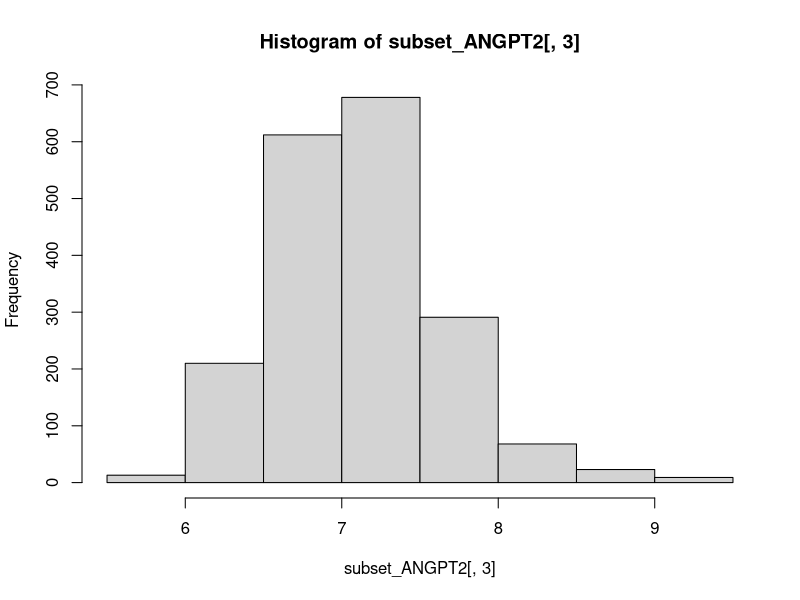
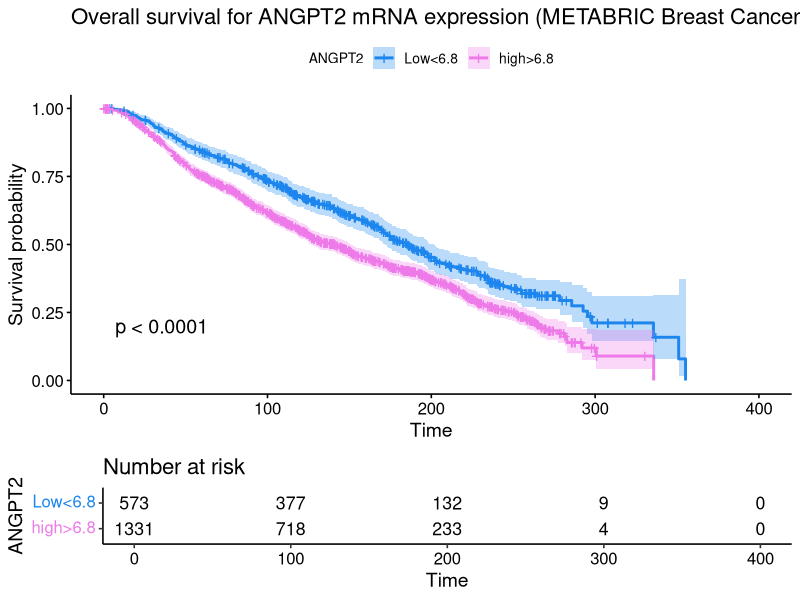

The R source for these figures, in order:
# Load libraries
library(survival)
library(survminer)
library(plyr)
library(tibble)
library(forcats)

# Pull data from cbioportal
ANGPT2_AMP <- read.delim(file = "ANGPT2/ANGPT2_alterations_across_samples.tsv")# 0=living 1=deceased
ANGPT2_META_METABRIC <- read.delim(file = "brca_metabric_clinical_data.tsv")# 0=living 1=deceased
  ANGPT2_MICROARRAY_METABRIC <- read.delim(file = "ANGPT2/ANGPT2_mRNA expression (microarray).txt")
# Merge data
names(ANGPT2_MICROARRAY_METABRIC)[names(ANGPT2_MICROARRAY_METABRIC)=="SAMPLE_ID"] <- "Sample.ID"
colnames(ANGPT2_MICROARRAY_METABRIC)
colnames(ANGPT2_AMP)

names(ANGPT2_MICROARRAY_METABRIC)[names(ANGPT2_MICROARRAY_METABRIC)=="STUDY_ID"] <- "Study.ID"
MERGE_ANGPT2 <- merge(ANGPT2_AMP, ANGPT2_MICROARRAY_METABRIC, by = "Sample.ID")
colnames(MERGE_ANGPT2)
colnames(ANGPT2_META_METABRIC)
MERGE_ANGPT2_2 <- merge(MERGE_ANGPT2, ANGPT2_META_METABRIC, by = "Patient.ID")
colnames(MERGE_ANGPT2_2)
head(MERGE_ANGPT2_2)
MERGE_ANGPT2_2$Overall.Survival.Status <- gsub(":.*","", MERGE_ANGPT2_2$Overall.Survival.Status) # remove everything after :
# Subset merged data
colnames(MERGE_ANGPT2_2)
head(MERGE_ANGPT2_2)
subset_ANGPT2 <- MERGE_ANGPT2_2[c(1,4,13,38:39)] # ANGPT2.y is expression
colnames(subset_ANGPT2)

# Change sructure
str(subset_ANGPT2)
subset_ANGPT2$Overall.Survival.Status <- as.numeric(as.character(subset_ANGPT2$Overall.Survival.Status))
str(subset_ANGPT2)
subset_ANGPT2$Altered <- as.factor(as.integer(subset_ANGPT2$Altered))


colnames(subset_ANGPT2)
# Add col classifying AKR1C3 exp as +/-
#visualize expression data distribution
colnames(subset_ANGPT2)
hist(subset_ANGPT2[,3])

subset_ANGPT2$ANGPT2.y_HL <- ifelse(subset_ANGPT2$ANGPT2.y <= 6.8, 'Negative',
                                      ifelse(subset_ANGPT2$ANGPT2.y >=6.8 & subset_ANGPT2$ANGPT2.y <=13, 'Positive',
                                             ifelse(subset_ANGPT2$ANGPT2.y >=13, 'High', 'something else')
                                      ))
# Change sructure of new col
str(subset_ANGPT2)
subset_ANGPT2$ANGPT2.y_HL <- as.factor(as.character(subset_ANGPT2$ANGPT2.y_HL))
str(subset_ANGPT2)
coxph(formula = Surv(Overall.Survival..Months., Overall.Survival.Status) ~ ANGPT2.y_HL, data = subset_ANGPT2)

#ANGPT2_plot_alt<-coxph(formula = Surv(Overall.Survival..Months., Overall.Survival.Status) ~ Altered, data = subset_ANGPT2)
#colnames(subset)

## plot ----
sfit <- survfit(Surv(Overall.Survival..Months., Overall.Survival.Status)~ANGPT2.y_HL, data=subset_ANGPT2)
#plot(sfit)
ggsurvplot(sfit, conf.int=TRUE, pval=TRUE, risk.table=TRUE, 
           legend.labs=c("Low<6.8", "high>6.8"), legend.title="ANGPT2",  
           palette=c("dodgerblue2", "orchid2"), 
           title="Overall survival for ANGPT2 mRNA expression (METABRIC Breast Cancer)", 
           #risk.table.height=.15,
           data = subset_ANGPT2)
